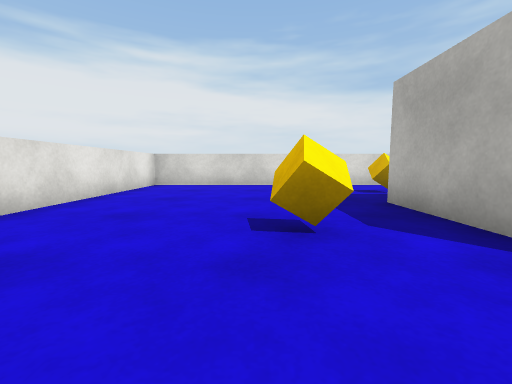
View 1 (above)

14 first-person views from a walk through a scene from a Unity 3-D project. The camera is 0.64 m above the floor, tilts 6° down and sees 90° across. The floor is counted in squares, 1 m on a side. Each view is taken from the middle of a square. On the plan, view 1 faces up. The plan holds only what a view shows up to about 9 squares ahead; the rest is blank. The player character is not drawn. Surface patterns are stand-ins for the level's own textures.

View 2
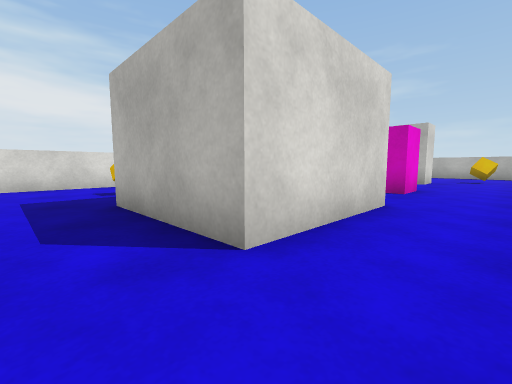

View 3
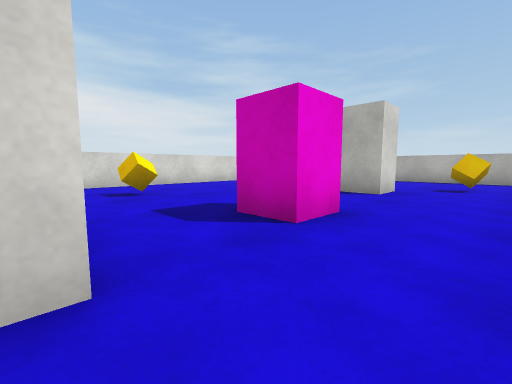

View 4
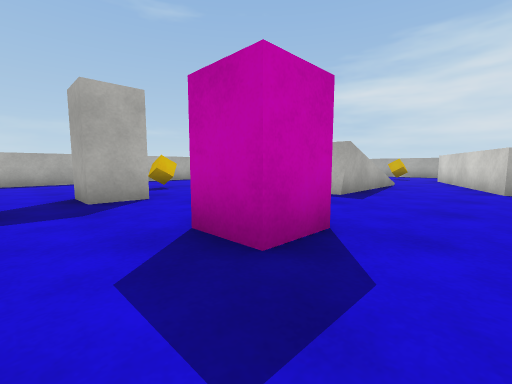

View 5
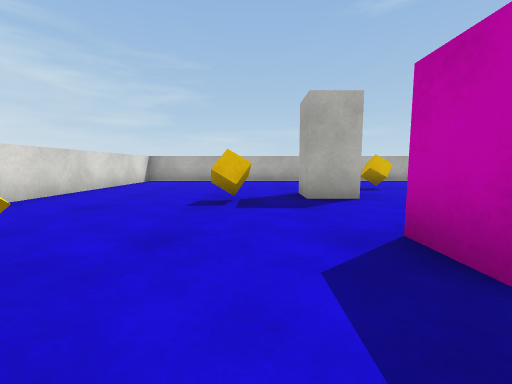

View 6
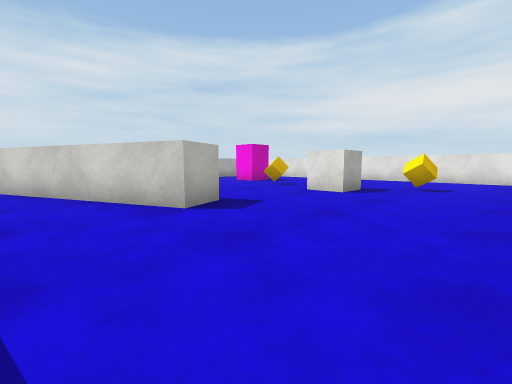

View 7
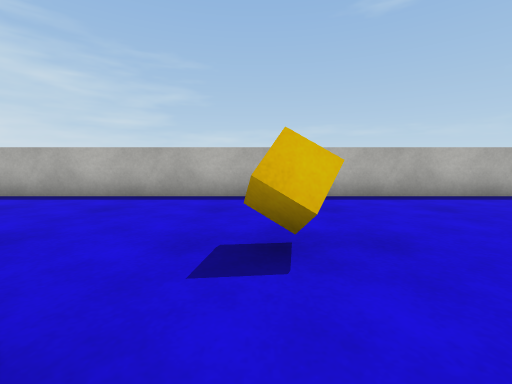

View 8
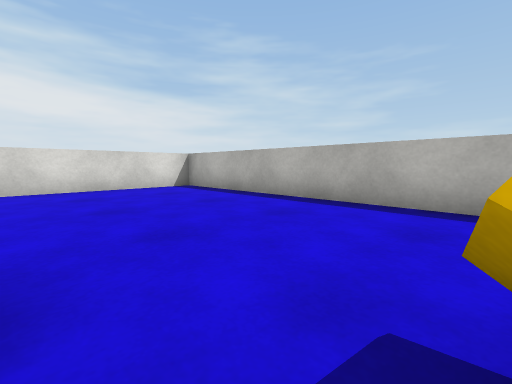

View 9
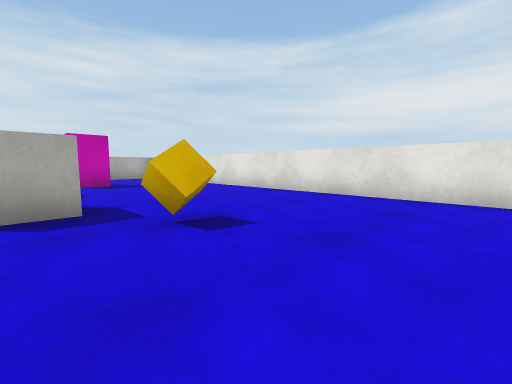

View 10
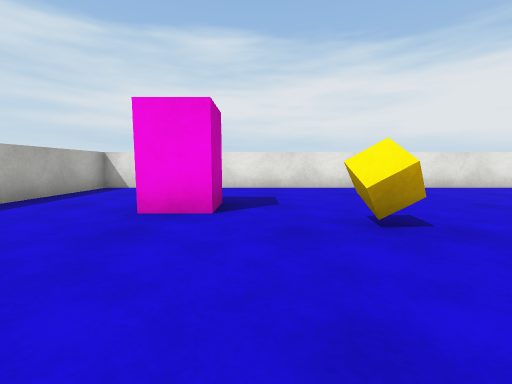

View 11
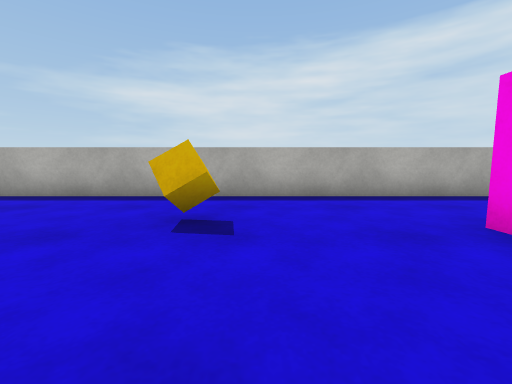

View 12
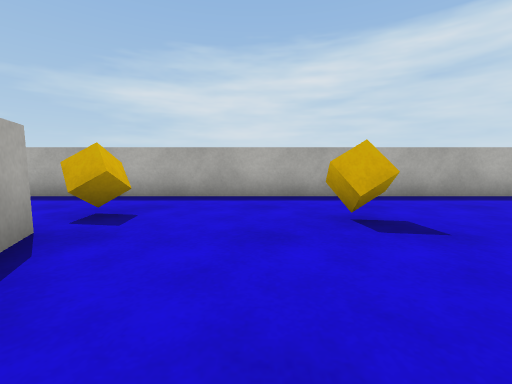

View 13
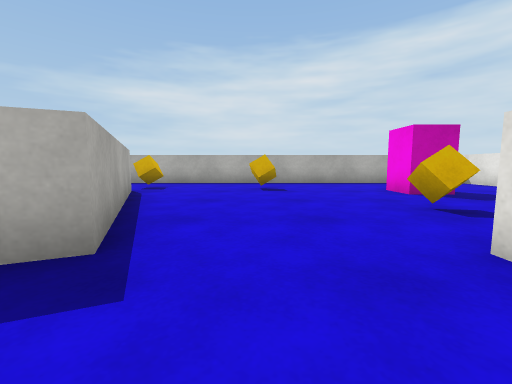

View 14
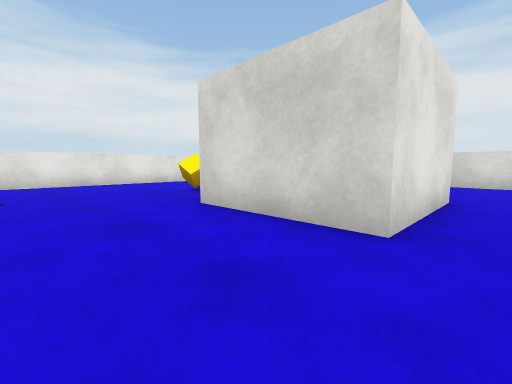

### Floor plan
Points are (right, up) in squares from view 1. A wall is a line through its corners. A room is listed if a view was taken in it or the views show most of it. See-through windows are left out.
Room 1 (views 1, 2, 3, 4, 5, 6, 7, 8, 9, 10, 11, 12, 13, 14)
walls: (7.1, -8.4) (5.2, -3.8) (6.1, -3.4) (8, -8); (5.3, 4.5) (5.3, 1.4) (2.3, 1.4) (2.3, 4.5); (16.3, -4.2) (16.3, 8.2) (-3.2, 8.2) (-3.2, -8); (-3.2, -9.6) (-3.2, -11.2) (9.8, -11.2)
objects: pink block (0, -8); other object (0, 2); other object (1, -6); other object (1, -2); other object (2, -4) to (2, -3); other object (3, 6); other object (4, -9); other object (7, -9); other object (7, 6); pink block (8, 2); block (11, 2) to (12, 3); other object (11, 4); other object (13, 1)

Positions as (right, up) in squares from view 1, and headings:
1: (0, 0), facing up
2: (1, 0), facing up-right
3: (5, 0), facing up-right
4: (6, 4), facing down-right
5: (6, 4), facing right
6: (8, 0), facing down-left
7: (11, 1), facing right
8: (12, 1), facing up-right
9: (2, 1), facing down-left
10: (4, -7), facing left
11: (3, -6), facing down
12: (5, -6), facing down
13: (4, -2), facing down
14: (6, -1), facing up-left
